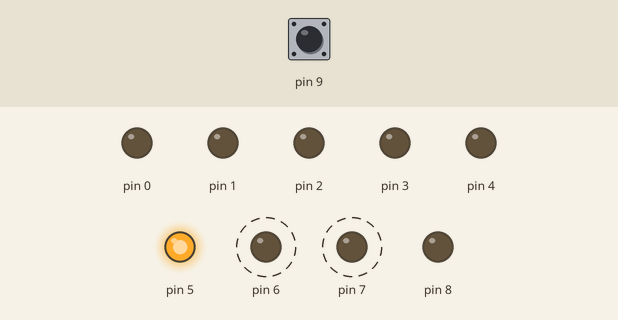
This sketch was run on a simulated Arduino Uno, built with avr-gcc and run on an emulated ATmega328P. Shown: output pins drawn as LEDs (lit = HIGH). Dashed ring = blinking. The inputs (shaded band) are chosen by the test bench; at power-on: pin 9 LOW.

Above: at 1.25 s.
1.3 s: pin 9 driven HIGH
At 2.35 s:
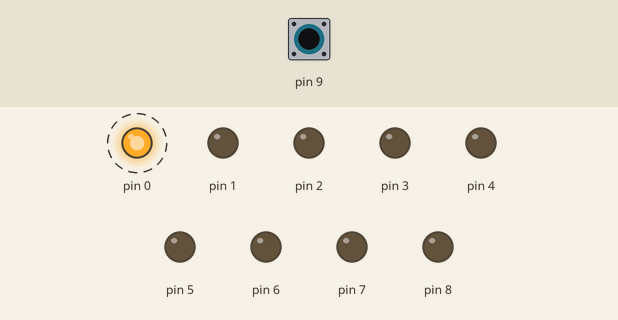
4.3 s: pin 9 driven LOW
At 4.55 s:
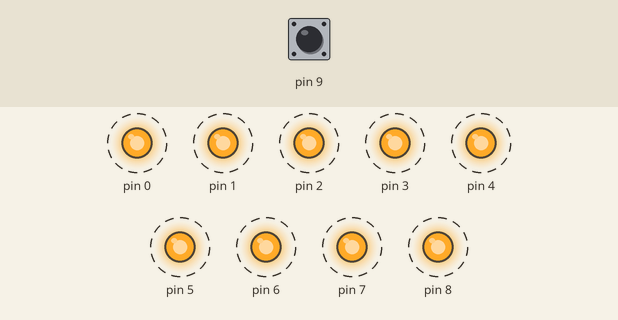
7.3 s: pin 9 pulsed HIGH 2 times (0.12 s each, 0.3 s apart)
At 8.35 s:
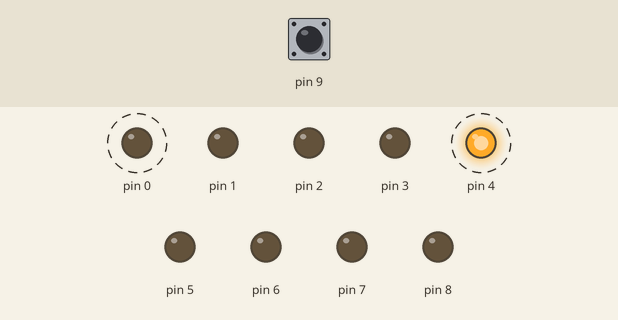
10.3 s: pin 9 pulsed HIGH 5 times (0.12 s each, 0.3 s apart)
Timing chart, 0 to 14.7 s (numbered marks = the images above; inputs shaded):
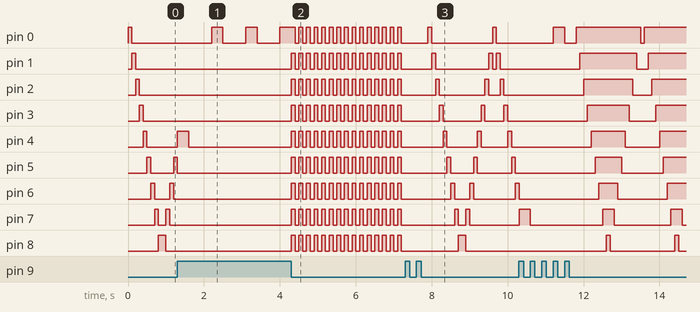

Measured:
- after the input at 1.3 s, pin 0: alternates HIGH for 0.30 s and LOW for 0.60 s, starting after 0.90 s; pin 1–3, pin 6, pin 7: stops changing and stays LOW; pin 5: goes on until 1.3 s, then stays LOW; pin 8: stays LOW (without the input it goes to HIGH after 1.2 s)
- after the input at 4.3 s, pin 0: alternates HIGH for 0.10 s and LOW for 0.10 s, starting after 0.10 s; pin 1–8: alternates HIGH for 0.10 s and LOW for 0.10 s, starting at once
- after the input at 7.3 s, pin 0: alternates HIGH for 0.10 s and LOW for 1.6 s, starting after 0.60 s; pin 4: alternates HIGH for 0.10 s and LOW for 0.75 s, starting after 1.0 s; pin 7: alternates HIGH for 0.10 s and LOW for 0.20 s, 4 changes in all, then stays LOW, starting after 1.3 s
- by itself, pin 6: alternates HIGH for 0.10 s and LOW for 0.40 s
- by itself, pin 7: alternates HIGH for 0.10 s and LOW for 0.20 s

The sketch:

Bai2.ino
```cpp
void setup()
{
  pinMode(9, INPUT);
  for (int i = 0; i < 9; i++)
    pinMode(i, OUTPUT);
}

bool onClick = false;
int effect = 2;
void Effect0();
void Effect1();
void Effect2();
void OffAll();

void loop()
{
  switch (effect)
  {
    case 0:
      Effect0();
      break;
    case 1:
      Effect1();
      break;
    case 2:
      Effect2();
      break;
  }
}

void Effect0()
{
  if (onClick)
  {
    delay(300);
    onClick = false;
  }

  for (int i = 0; i < 11; i++)
    digitalWrite(i, 1);
  if (digitalRead(9))
  {
    effect = 1;
    onClick = true;
    return;
  }
  delay(100);
  for (int i = 0; i < 11; i++)
    digitalWrite(i, 0);
  if (digitalRead(9))
  {
    effect = 1;
    onClick = true;
    return;
  }
  delay(100);
}

void Effect1()
{
  OffAll();
  if (onClick)
  {
    delay(300);
    onClick = false;
  }
  for (int i = 0; i < 9; i++)
  {
    digitalWrite(i, 1);

    if (digitalRead(9))
    {
      effect = 2;
      onClick = true;
      return;
    }
    delay(100);
  }

  for (int i = 8; i > -1; i--)
  {
    digitalWrite(i, 0);

    if (digitalRead(9))
    {
      effect = 2;
      onClick = true;
      return;
    }
    delay(100);
  }
}

void Effect2()
{
  OffAll();
  if (onClick)
  {
    delay(300);
    onClick = false;
  }
  for (int i = 0; i < 9; i++)
  {
    if (i > 0)
      digitalWrite(i - 1, 0);
    digitalWrite(i, 1);

    if (digitalRead(9))
    {
      effect = 0;
      onClick = true;
      return;
    }
    delay(100);
  }

  for (int i = 8; i > 0; i--)
  {
    if (i < 8)
      digitalWrite(i + 1, 0);
    digitalWrite(i, 1);

    if (digitalRead(9))
    {
      effect = 0;
      onClick = true;
      return;
    }
    delay(100);
  }
}

void OffAll()
{
  for (int i = 0; i < 9; i++)
    digitalWrite(i, 0);
}
```
